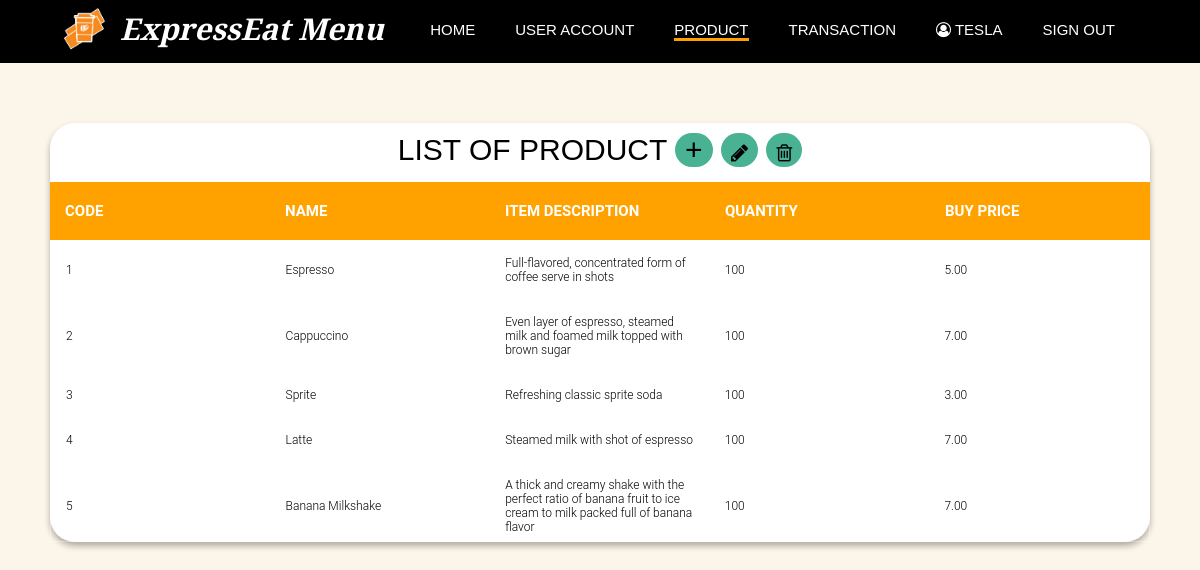
/dashboard/product.php (signed in), run on the app's committed database.
### tables this page shows
CREATE TABLE `item` (
  `Code` int(10) NOT NULL,
  `Name` varchar(255) NOT NULL,
  `ItemDescription` varchar(255) NOT NULL,
  `QtyInStock` int(10) NOT NULL,
  `BuyPrice` decimal(6,2) NOT NULL
);

### dashboard/sessionAdmin.php (called while the page is built, shortened)
<?php
   include 'dbConnection.php';
   $user_check = $_SESSION['login_user'];
   $username_sql = mysqli_query($conn,"select Username from administrator where Username = '$user_check' ");
   $row = mysqli_fetch_array($username_sql);
   $login_session = $row['Username'];
?>

### dashboard/itemList.php (the view, shortened to what this page needs)
<?php
include "dbConnection.php";
include "sessionAdmin.php";
$SQLstring = "SELECT * FROM item";
if($result = mysqli_query($conn, $SQLstring)){
    if(mysqli_num_rows($result) > 0){
    echo "<table cellpadding='0' cellspacing='0' border='0'>\n";
        while($row = mysqli_fetch_array($result)){
            echo "<tbody>";
                echo "<tr>";
                    echo "<td>" . $row['Code'] . "</td>";
                    echo "<td>" . $row['Name'] . "</td>";
                    echo "<td>" . $row['ItemDescription'] . "</td>";
                    echo "<td>" . $row['QtyInStock'] . "</td>";
                    echo "<td>" . $row['BuyPrice'] . "</td>";
                echo "</tr>";
            echo "</tbody>";
        }
    echo "</table>";
    } else{
        echo "No records matching your query were found.";
    }
} else{
    echo "ERROR: Could not able to execute $SQLstring. " . mysqli_error($conn);
}
?>

### dashboard/product.php (shortened to what this page needs)
<?php
   include('sessionAdmin.php');
?>
<!DOCTYPE html>
<html lang="en">
<head>
    <link rel="stylesheet" href="style/style.css">
    <link rel="stylesheet" href="https://cdnjs.cloudflare.com/ajax/libs/font-awesome/4.7.0/css/font-awesome.min.css">
</head>
<body>
    <header id="navbar" class="padding-1">
        <div class="container">
            <div id="branding" class="branding">
                <img class="main-logo" src="../img/Logo-04.png" alt="logo" width="50px">
                <h1 class="main-title">ExpressEat Menu</h1>
            </div>
            <nav class="navigation-menu">
                <ul>
                    <li><a href="dashboard.php">Home</a></li>
                    <li><a href="userAccount.php">User Account</a></li>
                    <li class="current"><a href="product.php">Product</a></li>
                    <li><a href="transaction.php">Transaction</a></li>
                    <li><a href="#"><i style="font-size:15px" class="fa">&#xf2be;</i> <?php echo $login_session; ?></a></li>
                    <li><a href = "logout.php">Sign Out</a></li>
                </ul>
           </nav>
        </div>
    </header>
    <section class="table-1 customer-table">
        <h1>
            List of Product
            <button class="button tooltip">
                <span>
                    <a href="addProductMain.php">&#43;</a>
                </span>
            </button>
            <button class="button tooltip">
                <span>
                    <a href='updateItemMain.php'><i style='font-size:20px' class='fa'>&#xf040;</i></a>
                </span>
            </button>
            <button class="button tooltip">
                <span>
                    <a href='deleteItemMain.php'><i style='font-size:20px' class='fa'>&#xf014;</i></a>
                </span>
            </button>
        </h1>
        <div class="tbl-header">
        <table cellpadding="0" cellspacing="0" border="0">
            <thead>
            <tr>
                <th>Code</th>
                <th>Name</th>
                <th>Item Description</th>
                <th>Quantity</th>
                <th>Buy Price</th>
            </tr>
            </thead>
        </table>
        </div>
        <div class="tbl-content">
            <?php include 'itemList.php';?>
        </div>
    </section>
</body>
</html>

### dashboard/style/style.css (style rules this page uses)
:root { --black: #3a3a3a; --white: #fff; --green: #49b293; --black: #000000; --light-black: #24190b; --dark-grey: #504545; --white-brown: #Fcf5ea; --yellow: #ffa200; --brown: #b47a36; }
html { scroll-behavior: smooth; }
body { font: 15px Segoe UI, Helvetica, sans-serif; padding: 0; margin: 0; background-color: #fcf5ea; font-family: 'Playfair Display', sans-serif; }
.container { margin: auto; width: 90%; }
a { color: black; list-style: none; text-decoration: none; }
header { background-color: black; color: #ffffff; }
.padding-1 { padding: 3px 0 60px 0; }
header a { color: #ffffff; text-decoration: none; text-transform: uppercase; font-weight: 500; transition-duration: 0.4s; }
header .current { border-bottom: #ffa200 3px solid; position: relative; }
header li { margin: 8px 20px 0px 20px; float: left; display: inline; }
header #branding { float: left; transition-duration: 0.4s; }
header #branding h1 { margin: 0; padding-top: 5px; }
header nav { padding: 10px 5px 0px 0px; }
header .main-logo { float: left; }
header .main-title { font-style: italic; float: right; padding: 0px 0px 0px 10px; }
.table-1 .button { background-color: var(--green); border: none; color: white; margin: 10px 0 0 0; text-align: center; text-decoration: none; display: inline-block; font-size: 16px; border-radius: 45px; }
.tooltip { position: relative; display: inline-block; border-bottom: 1px dotted black; }
.table-1 h1 { font-family: 'Playfair Display', sans-serif; font-weight: bolder; font-size: 30px; color: black; text-transform: uppercase; font-weight: 300; text-align: center; margin-bottom: 15px; }
.table-1 table { width:100%; table-layout: fixed; }
.table-1 .tbl-header { background-color: #ffa200; }
.table-1 .tbl-header th { color: white; font-weight: bolder; font-size: 15px; }
.table-1 .tbl-content { height:300px; overflow-x:auto; margin-top: 0px; border: 1px solid rgba(255,255,255,0.3); }
.table-1 th { padding: 20px 15px; text-align: left; font-weight: 500; font-size: 12px; color: black; text-transform: uppercase; }
.table-1 td { padding: 15px; text-align: left; vertical-align:middle; font-weight: 300; font-size: 12px; color: black; border-bottom: solid 1px rgba(255,255,255,0.1); }
.table-1 { -webkit-box-shadow: 0 4px 6px rgba(0, 0, 0, 0.3); -moz-box-shadow: 0 4px 6px rgba(0, 0, 0, 0.3); box-shadow: 0 4px 6px rgba(0, 0, 0, 0.3); background-color: #fff; font-family: 'Roboto', sans-serif; margin: 50px; border-radius: 25px; }
* { margin: 0; padding: 0; }
.customer-table { margin-top: 5%; }
.customer-table a { font-size: 30px; padding: 6px 10px 4px 10px; }
header .navigation-menu { float: right; }
header .branding { font-size: 15px; }

### data on the page
item: Code "1", Name "Espresso", ItemDescription "Full-flavored, concentrated form of coffee serve in shots", QtyInStock "100", BuyPrice "5.00"
item: Code "2", Name "Cappuccino", ItemDescription "Even layer of espresso, steamed milk and foamed milk topped with brown sugar", QtyInStock "100", BuyPrice "7.00"
item: Code "3", Name "Sprite", ItemDescription "Refreshing classic sprite soda", QtyInStock "100", BuyPrice "3.00"
item: Code "4", Name "Latte", ItemDescription "Steamed milk with shot of espresso", QtyInStock "100", BuyPrice "7.00"
item: Code "5", Name "Banana Milkshake", ItemDescription "A thick and creamy shake with the perfect ratio of banana fruit to ice cream to milk packed full of banana flavor", QtyInStock "100", BuyPrice "7.00"

### other printed values
$login_session "TESLA"
